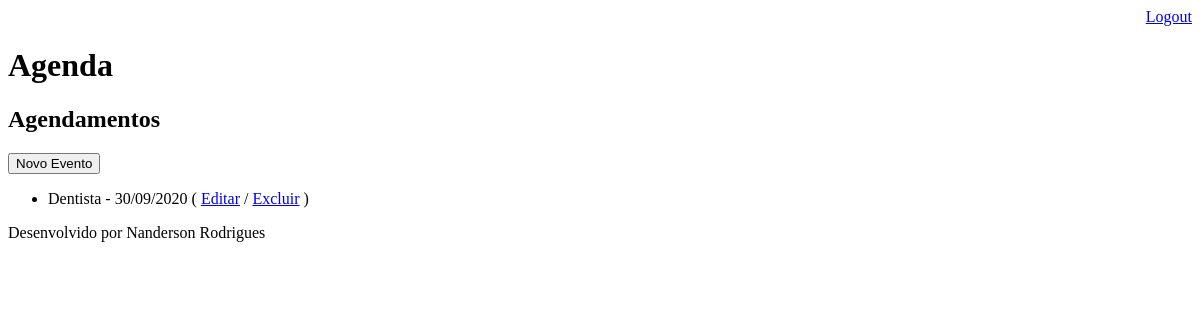
Page /agenda/ (signed in) on the earlier database version.
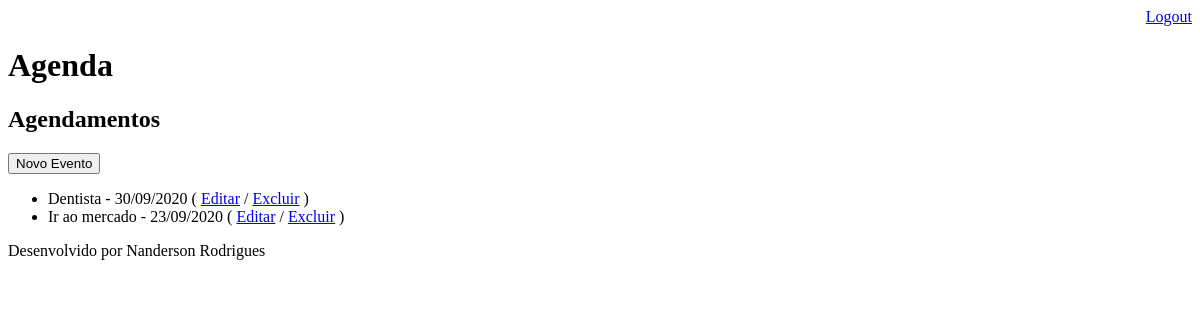
Same page on the later database version.
### core/models.py (models this page shows, shortened)
class Evento (models.Model):
    titulo = models.CharField(max_length=100)
    descricao = models.TextField(blank=True, null=True)
    data_evento = models.DateField()
    data_criacao = models.DateTimeField(auto_now=True)
    usuario = models.ForeignKey(User, on_delete=models.CASCADE)
    def get_data_evento (self) :
        return self.data_evento.strftime('%d/%m/%Y') #formato que foi aceito

### core/views.py (the view)
# urls.py: path('agenda/', views.lista_eventos),
@login_required(login_url='/login/')
def lista_eventos (request) :
    usuario = request.user
    data_atual = date.today()
    evento = Evento.objects.filter(usuario=usuario, data_evento__gt=data_atual) #__gt == '>'
    dados = {'eventos': evento}
    return render(request, 'agenda.html', dados)

### templates/agenda.html
{% extends "model-page.html" %}
{% block content %}
    <h2>Agendamentos</h2>
    <a href="evento/">
        <button type="button">Novo Evento</button>
    </a>
    <ul>
    {% for evento in eventos %}
        <li>{{ evento.titulo }} - {{ evento.get_data_evento }}
            ( <a href="evento/?id={{ evento.id }}">Editar</a> / <a href="evento/delete/{{ evento.id }}/">Excluir</a> )
        </li>
    {% endfor %}
    </ul>
{% endblock %}

Differences in the rows shown:
added Evento: titulo "Ir ao mercado", get_data_evento "23/09/2020"
